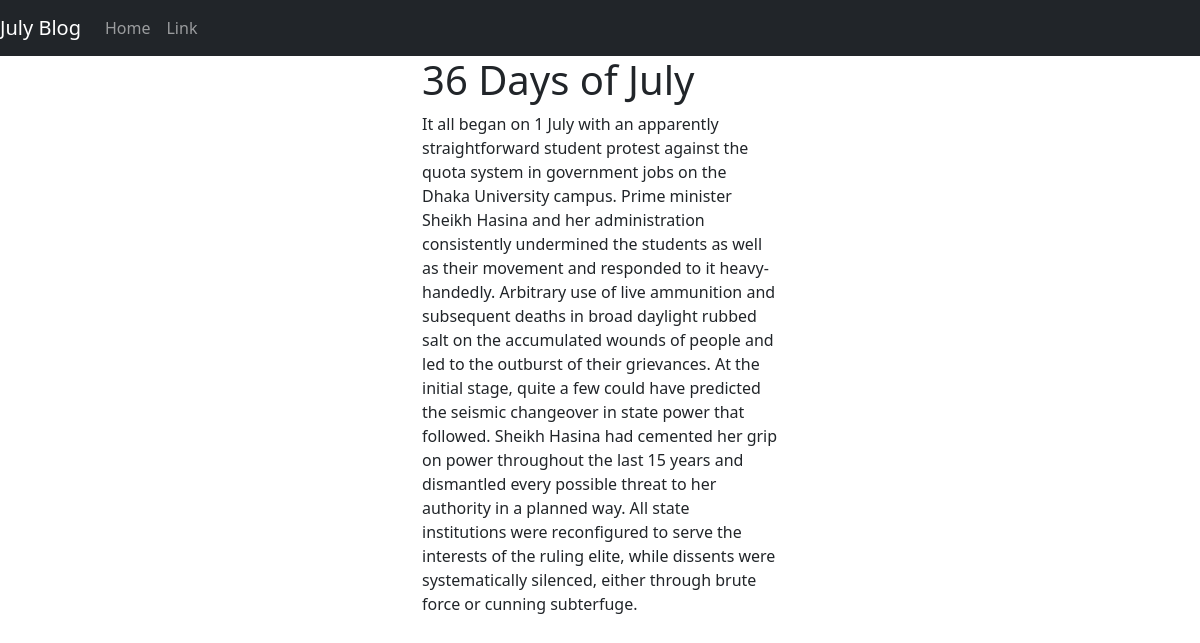
Page /blogb/movement/ on the committed database.
### blogb/models.py (models this page shows, shortened)
class Post(models.Model):
    class NewManager(models.Manager):
        def get_queryset(self):
            return super().get_queryset(). filter(status='published')
    options ={
        ('draft', 'Draft',),
        ('published', 'Published',),
    }
    title = models.CharField(max_length=200)
    slug = models.SlugField(max_length=250, unique_for_date='publish')
    excerpt = models.TextField(null=True)
    publish = models.DateTimeField(default=timezone.now)
    author = models.ForeignKey(User, on_delete=models.CASCADE, related_name='blog_posts')
    content = models.TextField()
    status = models.CharField(max_length=10, choices= options, default= 'draft')
    objects = models.Manager()
    newmanager = NewManager()
    class Meta:
        ordering = ('publish',)

### blogb/views.py (the view)
# urls.py: path('<slug:post>/', views.single_post, name='single_post'),
def single_post(request, post):
    post = get_object_or_404(Post, slug=post, status= 'published')
    return render(request, 'single.html', {
        'post': post
    })

### blogb/templates/single.html (shortened to what this page needs)
<!DOCTYPE html>
<html lang="en">
<head>
    <link href="https://cdn.jsdelivr.net/npm/bootstrap@5.3.0/dist/css/bootstrap.min.css" rel="stylesheet">
</head>
<body>
    <nav class="navbar navbar-expand-lg navbar-dark bg-dark">
        <a class="navbar-brand" href="#">July Blog</a>
        <div class="collapse navbar-collapse" id="navbarNav">
            <ul class="navbar-nav">
                <li class="nav-item">
                    <a class="nav-link" href="http://127.0.0.1:8000/blogb">Home</a>
                </li>
                <li class="nav-item">
                    <a class="nav-link" href="#">Link</a>
                </li>
            </ul>
        </div>
    </nav>
    <div class="container">
        <div class="row justify-content-md-center">
            <div class="col-md-4">
            <div class="col-12"><h1>{{post.title }}</h1></div>
            <div class="col-12"><p>{{post.content }}</p></div>
            </div>
        </div>
    </div>
</body>
</html>

### rows in the picture
Post: title "36 Days of July", content "It all began on 1 July with an apparently straightforward student protest against the quota system in government jobs on the Dhaka University campus. Prime minister Sheikh Hasina and her administration consistently undermined the students as well as their movement and responded to it heavy-handedly. Arbitrary use of live ammunition and subsequent deaths in broad daylight rubbed salt on the accumulated wounds of people and led to the outburst of their grievances. At the initial stage, quite a few could have predicted the seismic changeover in state power that followed. Sheikh Hasina had cemented her grip on power throughout the last 15 years and dismantled every possible threat to her…"
